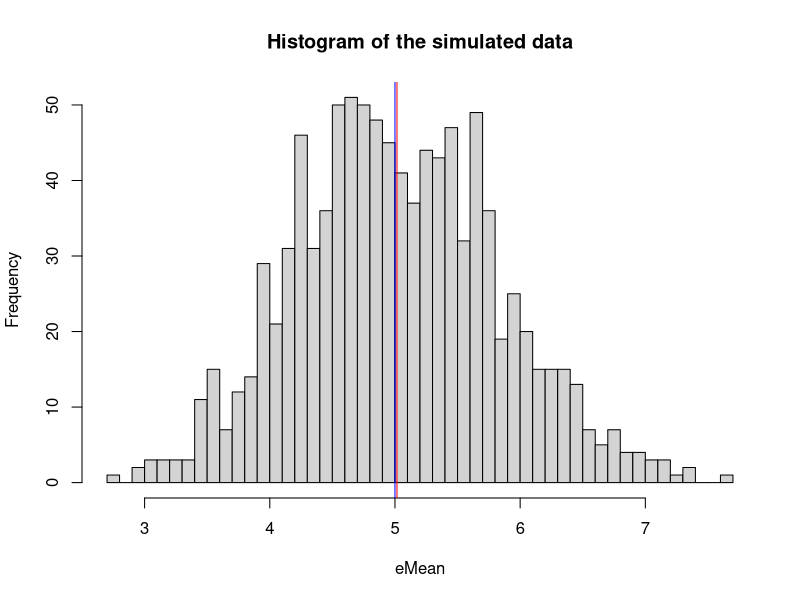

The R source for this figure:
## ---- chunk 1
set.seed(240598)

## ---- chunk 2
lambda <- 0.2
n <- 40
nsim <- 1000
## ---- chunk 3
sim <- replicate(nsim, rexp(n, lambda))
eMean <- apply(sim,2,mean)
## ---- chunk 4
sMean <- mean(eMean)
sMean
## ---- chunk 5
tMean <- 1/lambda
tMean
## ---- chunk 6
hist(eMean, breaks = 50, main = "Histogram of the simulated data")
abline(v = sMean, col = "red")
abline(v = tMean, col = "blue")
## ---- chunk 7
sSd <- sd(eMean)
sVar <- sSd^2
sVar
## ---- chunk 8
tSd <- (1/lambda)/sqrt(n)
tVar <- tSd^2
tVar
